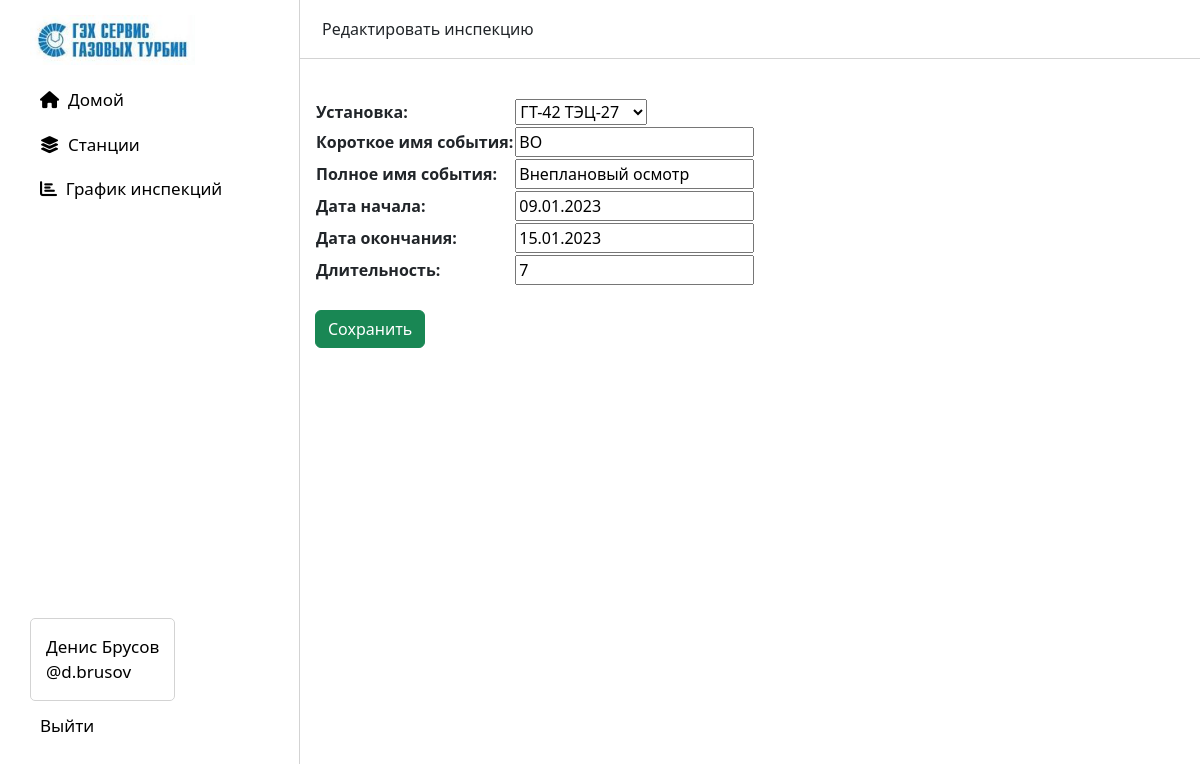
The app's page /22/edit/ (signed in) with its own data.
### main/models.py (models this page shows, shortened)
class Event(models.Model):
    unit = models.ForeignKey(Unit, on_delete=models.CASCADE)
    event_type = models.ForeignKey(UnitEventType, on_delete=models.SET_NULL, null=True, blank=True)
    short_name = models.CharField('Короткое имя события', max_length=10)
    full_name = models.CharField('Полное имя события', max_length=100)
    start = models.DateField('Дата начала')
    end = models.DateField('Дата окончания')
    duration = models.IntegerField('Длительность', default=0)
    report = models.CharField('Номер отчета', max_length=50, null=True, blank=True, default='-')
    contract = models.ForeignKey(Contract, null=True, on_delete=models.SET_NULL, blank=True)
    report_file = models.FileField('Файл отчета', upload_to='', null=True, blank=True)

class Unit(models.Model):
    station = models.ForeignKey(Station, on_delete=models.CASCADE)
    name = models.CharField('Наименование установки', max_length=100)
    short_name = models.CharField('Короткое наименование установки', max_length=10, default='-')
    unit_type = models.ForeignKey(UnitType, on_delete=models.SET_NULL, null=True, blank=True)
    station_number = models.CharField('Станционный номер', max_length=10, null=True, blank=True)
    def __str__(self):
        return self.short_name + ' ' + self.station.short_name

class Station(models.Model):
    name = models.CharField('Наименование станции', max_length=100)
    short_name = models.CharField('Короткое наименование станции', max_length=10, default='-')
    number = models.IntegerField('Ид.', default=0, null=True, blank=True)
    company = models.CharField('Генерирующая компания', max_length=50, null=True, blank=True)
    image = models.ImageField('Изображение', blank=True, upload_to='')
    address = models.CharField('Адрес нахождения', max_length=100, null=True, blank=True)
    text = models.CharField('Текст', max_length=100, null=True, blank=True)
    large_text = models.TextField('Большой текст', max_length=2000, null=True, blank=True)

### main/views.py (the view)
# urls.py: path('<int:event_id>/edit/', views.event_edit, name='event_edit'),
@login_required
@permission_required('main.change_event', raise_exception=False)
def event_edit(request, event_id):
    error = ''
    post = get_object_or_404(Event, pk=event_id)
    if request.method == "POST":
        form = EventForm(request.POST, instance=post)
        if form.is_valid():
            post = form.save()
            return redirect('event_detail', event_id=post.pk)
        else:
            error = 'Форма заполнена неправильно'
    else:
        form = EventForm(instance=post)
    data = {
        'form' : form,
        'error' : error,
    }
    return render(request, 'main/event_edit.html', data)

### main/forms.py
class EventForm(forms.ModelForm):
    class Meta:
        model = Event
        fields = [
            'unit',
            'short_name',
            'full_name',
            'start',
            'end',
            'duration'
        ]
        labels = {
            'unit' : 'Установка',
        }

### main/templates/main/event_edit.html (shortened to what this page needs)
{% extends 'main/new_layout.html' %}
{% load static %}
{% block head%}
    <link rel="stylesheet" href="{% static 'main/css/tab.css' %}">
    <link rel="stylesheet" href="{% static 'main/css/tab__tabcontent__block.css' %}">
{% endblock %}
{% block content %}
<div class="topline">
    <div class="" style="padding: 2px 7px;">
        <a style="font-weight: 500; ">Редактировать инспекцию</a>
    </div>
</div>
<div style="margin:15px">
    <form method="POST">
        <br>
        <table>
            {{ form.as_table }}
        </table>
         <br>
        <button class="btn btn-success" type="submit">Сохранить</button>
    </form>
</div>
{% endblock %}

### main/templates/main/new_layout.html (shortened to what this page needs)
{% load static %}
<!DOCTYPE html>
<html lang="ru">
<head>
    <link href="https://cdn.jsdelivr.net/npm/bootstrap@5.2.0/dist/css/bootstrap.min.css" rel="stylesheet">
    <link rel="stylesheet" href="{% static 'main/css/new_main.css' %}">
    <link rel="stylesheet" href="{% static 'main/css/topnav.css' %}">
    {% block head %}{% endblock %}
</head>
<body>
<div class="sidenav">
    <img src="{% static 'main/img/logo1.jpg' %}" class="" alt="" height="100" style="margin-left: 30px">
    {% block nav-home %}<a href="{% url 'home' %}"><i class="fa-solid fa-house"></i>&nbsp&nbspДомой</a>{% endblock %}
    {% block nav-stations %}<a href="{% url 'stations' %}"><i class="fa-solid fa-layer-group"></i>&nbsp&nbspСтанции</a>{% endblock %}
    {% block nav-chart %}<a href="{% url 'chart' %}"><i class="fa-solid fa-chart-bar"></i>&nbsp&nbspГрафик инспекций</a>{% endblock %}
    <div class="auth">
        {% if not user.is_authenticated %}
            <a href="{% url 'login' %}?next={{request.path}}" style="">Войти</a>
        {% else %}
            <div class="user-info" style="display: inline-block">
                {{ user.first_name }} {{ user.last_name }}<br>
                @{{ user.username }}
            </div>
            <a href="{% url 'logout' %}?next={{request.path}}" style="">Выйти</a>
        {% endif %}
    </div>
</div>
<div class="main">
    {% block content %}
    {% endblock %}
</div>
</body>
</html>

### main/static/main/css/new_main.css (style rules this page uses)
body { min-width: calc(100% - 30px); }
.main { margin: 0px 0px 0px 300px; }
.sidenav { height: 100%; width: 300px; position: fixed; z-index: 1; top: 0; left: 0; overflow-x: hidden; border-right: 1px solid lightgrey; }
.sidenav img { display: block; height: 50px; margin: 15px 30px 15px 30px; }
.sidenav a { margin: 0px 30px 5px 30px; border-radius: 5px; padding: 7px 10px; display: block; color: black; text-decoration: none; font-size: 17px; font-weight: 500; }
.sidenav .auth { width: 300px; position: fixed; z-index: 1; bottom: 50px; left: 0; overflow-x: hidden; }
.user-info { margin: 0px 30px 5px 30px; border: 1px solid lightgrey; border-radius: 5px; padding: 15px 15px; display: block; color: black; text-decoration: none; font-size: 17px; font-weight: 500; }

### main/static/main/css/tab__tabcontent__block.css (style rules this page uses)
.topline { padding: 15px 0 15px 15px; border-bottom: 1px solid lightgrey; }

### records on screen
Event: unit "ГТ-42 ТЭЦ-27", full_name "Внеплановый осмотр", start "09.01.2023", end "15.01.2023", duration "7"
Unit: short_name "ВО"

### other values on screen
{{ user.first_name }} "Денис"
{{ user.last_name }} "Брусов"
{{ user.username }} "d.brusov"
